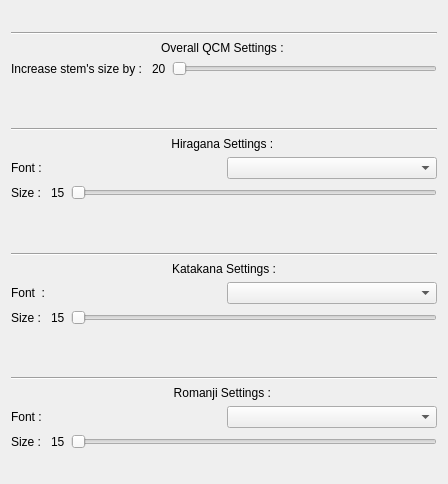
<?xml version="1.0" encoding="UTF-8"?>
<ui version="4.0">
 <class>FntSetting</class>
 <widget class="QWidget" name="FntSetting">
  <property name="geometry">
   <rect>
    <x>0</x>
    <y>0</y>
    <width>448</width>
    <height>484</height>
   </rect>
  </property>
  <property name="windowTitle">
   <string>Form</string>
  </property>
  <layout class="QVBoxLayout" name="verticalLayout">
   <property name="topMargin">
    <number>9</number>
   </property>
   <item>
    <layout class="QVBoxLayout" name="OverallContainer">
     <property name="topMargin">
      <number>0</number>
     </property>
     <property name="bottomMargin">
      <number>0</number>
     </property>
     <item>
      <spacer name="verticalSpacer_8">
       <property name="orientation">
        <enum>Qt::Vertical</enum>
       </property>
       <property name="sizeHint" stdset="0">
        <size>
         <width>20</width>
         <height>40</height>
        </size>
       </property>
      </spacer>
     </item>
     <item>
      <widget class="Line" name="OverallLine">
       <property name="orientation">
        <enum>Qt::Horizontal</enum>
       </property>
      </widget>
     </item>
     <item>
      <widget class="QLabel" name="OverallTitle">
       <property name="text">
        <string>Overall QCM Settings : </string>
       </property>
       <property name="alignment">
        <set>Qt::AlignCenter</set>
       </property>
      </widget>
     </item>
     <item>
      <layout class="QHBoxLayout" name="BoostStemSizeContainer">
       <property name="bottomMargin">
        <number>0</number>
       </property>
       <item>
        <widget class="QLabel" name="BoostStemLabel">
         <property name="text">
          <string>Increase stem's size by : </string>
         </property>
        </widget>
       </item>
       <item>
        <widget class="QLabel" name="BoostStemValueLabel">
         <property name="text">
          <string>20</string>
         </property>
        </widget>
       </item>
       <item>
        <widget class="QSlider" name="BoostStemSlider">
         <property name="maximum">
          <number>20</number>
         </property>
         <property name="orientation">
          <enum>Qt::Horizontal</enum>
         </property>
        </widget>
       </item>
      </layout>
     </item>
     <item>
      <spacer name="verticalSpacer_7">
       <property name="orientation">
        <enum>Qt::Vertical</enum>
       </property>
       <property name="sizeHint" stdset="0">
        <size>
         <width>20</width>
         <height>40</height>
        </size>
       </property>
      </spacer>
     </item>
    </layout>
   </item>
   <item>
    <layout class="QVBoxLayout" name="HiraganaContainer">
     <property name="topMargin">
      <number>0</number>
     </property>
     <property name="bottomMargin">
      <number>0</number>
     </property>
     <item>
      <spacer name="verticalSpacer_2">
       <property name="orientation">
        <enum>Qt::Vertical</enum>
       </property>
       <property name="sizeHint" stdset="0">
        <size>
         <width>20</width>
         <height>40</height>
        </size>
       </property>
      </spacer>
     </item>
     <item>
      <widget class="Line" name="HiraganaLine">
       <property name="orientation">
        <enum>Qt::Horizontal</enum>
       </property>
      </widget>
     </item>
     <item>
      <widget class="QLabel" name="HiraganaTitle">
       <property name="text">
        <string>Hiragana Settings : </string>
       </property>
       <property name="alignment">
        <set>Qt::AlignCenter</set>
       </property>
      </widget>
     </item>
     <item>
      <layout class="QHBoxLayout" name="HiraganaFtSubContainer">
       <item>
        <widget class="QLabel" name="HiraganaFntLabel">
         <property name="text">
          <string>Font : </string>
         </property>
        </widget>
       </item>
       <item>
        <widget class="QComboBox" name="HiraganaFntDropdown"/>
       </item>
      </layout>
     </item>
     <item>
      <layout class="QHBoxLayout" name="HiraganaSizeSubContainer">
       <item>
        <widget class="QLabel" name="HiraganaSizeLabel">
         <property name="text">
          <string>Size : </string>
         </property>
        </widget>
       </item>
       <item>
        <widget class="QLabel" name="HiraganaSizeValueLabel">
         <property name="text">
          <string>15</string>
         </property>
        </widget>
       </item>
       <item>
        <widget class="QSlider" name="HiraganaSizeSlider">
         <property name="minimum">
          <number>20</number>
         </property>
         <property name="maximum">
          <number>80</number>
         </property>
         <property name="value">
          <number>20</number>
         </property>
         <property name="orientation">
          <enum>Qt::Horizontal</enum>
         </property>
        </widget>
       </item>
      </layout>
     </item>
     <item>
      <spacer name="verticalSpacer">
       <property name="orientation">
        <enum>Qt::Vertical</enum>
       </property>
       <property name="sizeHint" stdset="0">
        <size>
         <width>20</width>
         <height>40</height>
        </size>
       </property>
      </spacer>
     </item>
    </layout>
   </item>
   <item>
    <layout class="QVBoxLayout" name="KatakanaContainer">
     <property name="topMargin">
      <number>0</number>
     </property>
     <property name="bottomMargin">
      <number>0</number>
     </property>
     <item>
      <spacer name="verticalSpacer_3">
       <property name="orientation">
        <enum>Qt::Vertical</enum>
       </property>
       <property name="sizeHint" stdset="0">
        <size>
         <width>20</width>
         <height>40</height>
        </size>
       </property>
      </spacer>
     </item>
     <item>
      <widget class="Line" name="KatakanaLine">
       <property name="orientation">
        <enum>Qt::Horizontal</enum>
       </property>
      </widget>
     </item>
     <item>
      <widget class="QLabel" name="KatakanaTitle">
       <property name="text">
        <string>Katakana Settings :</string>
       </property>
       <property name="alignment">
        <set>Qt::AlignCenter</set>
       </property>
      </widget>
     </item>
     <item>
      <layout class="QHBoxLayout" name="KatakanaFntSubContainer">
       <item>
        <widget class="QLabel" name="katakanaFntLabel">
         <property name="text">
          <string>Font  : </string>
         </property>
        </widget>
       </item>
       <item>
        <widget class="QComboBox" name="KatakanaFntDropdown"/>
       </item>
      </layout>
     </item>
     <item>
      <layout class="QHBoxLayout" name="KatakanaSizeSubContainer">
       <item>
        <widget class="QLabel" name="KatakanaSizeLabel">
         <property name="text">
          <string>Size : </string>
         </property>
        </widget>
       </item>
       <item>
        <widget class="QLabel" name="KatakanaSizeValueLabel">
         <property name="text">
          <string>15</string>
         </property>
         <property name="alignment">
          <set>Qt::AlignLeading|Qt::AlignLeft|Qt::AlignVCenter</set>
         </property>
        </widget>
       </item>
       <item>
        <widget class="QSlider" name="KatakanaSizeSlider">
         <property name="minimum">
          <number>20</number>
         </property>
         <property name="maximum">
          <number>80</number>
         </property>
         <property name="value">
          <number>20</number>
         </property>
         <property name="orientation">
          <enum>Qt::Horizontal</enum>
         </property>
        </widget>
       </item>
      </layout>
     </item>
     <item>
      <spacer name="verticalSpacer_4">
       <property name="orientation">
        <enum>Qt::Vertical</enum>
       </property>
       <property name="sizeHint" stdset="0">
        <size>
         <width>20</width>
         <height>40</height>
        </size>
       </property>
      </spacer>
     </item>
    </layout>
   </item>
   <item>
    <layout class="QVBoxLayout" name="RomanjiContainer">
     <property name="topMargin">
      <number>0</number>
     </property>
     <property name="bottomMargin">
      <number>0</number>
     </property>
     <item>
      <spacer name="verticalSpacer_5">
       <property name="orientation">
        <enum>Qt::Vertical</enum>
       </property>
       <property name="sizeHint" stdset="0">
        <size>
         <width>20</width>
         <height>40</height>
        </size>
       </property>
      </spacer>
     </item>
     <item>
      <widget class="Line" name="RomanjiLine">
       <property name="orientation">
        <enum>Qt::Horizontal</enum>
       </property>
      </widget>
     </item>
     <item>
      <widget class="QLabel" name="RomanjiTitle">
       <property name="text">
        <string>Romanji Settings : </string>
       </property>
       <property name="alignment">
        <set>Qt::AlignCenter</set>
       </property>
      </widget>
     </item>
     <item>
      <layout class="QHBoxLayout" name="RomanjiFntSubContainer">
       <item>
        <widget class="QLabel" name="RomanjiFntLabel">
         <property name="text">
          <string>Font : </string>
         </property>
        </widget>
       </item>
       <item>
        <widget class="QComboBox" name="RomanjiFntDropdown"/>
       </item>
      </layout>
     </item>
     <item>
      <layout class="QHBoxLayout" name="RomanjiSizeSubContainer">
       <property name="topMargin">
        <number>0</number>
       </property>
       <item>
        <widget class="QLabel" name="RomanjiSizeLabel">
         <property name="text">
          <string>Size : </string>
         </property>
        </widget>
       </item>
       <item>
        <widget class="QLabel" name="RomanjiSizeValueLabel">
         <property name="text">
          <string>15</string>
         </property>
        </widget>
       </item>
       <item>
        <widget class="QSlider" name="RomanjiSizeSlider">
         <property name="minimum">
          <number>20</number>
         </property>
         <property name="maximum">
          <number>80</number>
         </property>
         <property name="value">
          <number>20</number>
         </property>
         <property name="orientation">
          <enum>Qt::Horizontal</enum>
         </property>
        </widget>
       </item>
      </layout>
     </item>
     <item>
      <spacer name="verticalSpacer_6">
       <property name="orientation">
        <enum>Qt::Vertical</enum>
       </property>
       <property name="sizeHint" stdset="0">
        <size>
         <width>20</width>
         <height>40</height>
        </size>
       </property>
      </spacer>
     </item>
    </layout>
   </item>
  </layout>
 </widget>
 <resources/>
 <connections/>
</ui>
